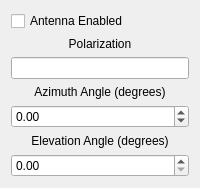
            <widget class="QWidget" name="annotationAntennaTab">
             <attribute name="title">
              <string>Antenna</string>
             </attribute>
             <layout class="QVBoxLayout" name="verticalLayout_27">
              <item>
               <widget class="QCheckBox" name="annotationAntennaEnabledCheckBox">
                <property name="text">
                 <string>Antenna Enabled</string>
                </property>
               </widget>
              </item>
              <item>
               <widget class="QLabel" name="antennaPolarizationLabel">
                <property name="text">
                 <string>Polarization</string>
                </property>
                <property name="alignment">
                 <set>Qt::AlignBottom|Qt::AlignHCenter</set>
                </property>
               </widget>
              </item>
              <item>
               <widget class="QLineEdit" name="antennaPolarizationLineEdit"/>
              </item>
              <item>
               <widget class="QLabel" name="antennaAzimuthLabel">
                <property name="text">
                 <string>Azimuth Angle (degrees)</string>
                </property>
                <property name="alignment">
                 <set>Qt::AlignBottom|Qt::AlignHCenter</set>
                </property>
               </widget>
              </item>
              <item>
               <widget class="QDoubleSpinBox" name="antennaAzimuthDoubleSpinBox">
                <property name="minimum">
                 <double>-180.000000000000000</double>
                </property>
                <property name="maximum">
                 <double>180.000000000000000</double>
                </property>
               </widget>
              </item>
              <item>
               <widget class="QLabel" name="antennaElevationLabel">
                <property name="text">
                 <string>Elevation Angle (degrees)</string>
                </property>
                <property name="alignment">
                 <set>Qt::AlignBottom|Qt::AlignHCenter</set>
                </property>
               </widget>
              </item>
              <item>
               <widget class="QDoubleSpinBox" name="antennaElevationDoubleSpinBox"/>
              </item>
             </layout>
            </widget>
